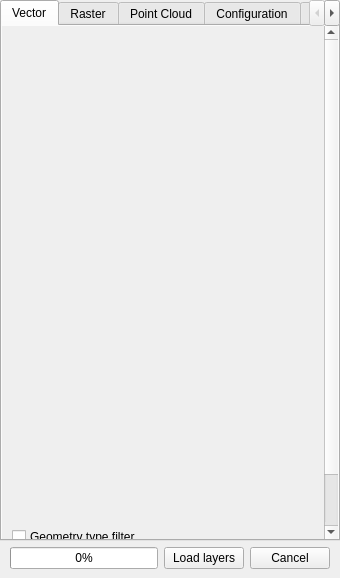
<?xml version="1.0" encoding="UTF-8"?>
<ui version="4.0">
 <class>DockWidget</class>
 <widget class="QDockWidget" name="DockWidget">
  <property name="geometry">
   <rect>
    <x>0</x>
    <y>0</y>
    <width>340</width>
    <height>578</height>
   </rect>
  </property>
  <property name="floating">
   <bool>false</bool>
  </property>
  <property name="allowedAreas">
   <set>Qt::LeftDockWidgetArea|Qt::RightDockWidgetArea</set>
  </property>
  <property name="windowTitle">
   <string>Load Them All</string>
  </property>
  <widget class="QWidget" name="dockWidgetContents">
   <layout class="QGridLayout" name="gridLayout_8">
    <property name="leftMargin">
     <number>0</number>
    </property>
    <property name="topMargin">
     <number>0</number>
    </property>
    <property name="rightMargin">
     <number>0</number>
    </property>
    <item row="0" column="0">
     <widget class="QTabWidget" name="tabWidget">
      <property name="maximumSize">
       <size>
        <width>16777215</width>
        <height>16777215</height>
       </size>
      </property>
      <property name="currentIndex">
       <number>0</number>
      </property>
      <widget class="QWidget" name="tabVector">
       <attribute name="title">
        <string>Vector</string>
       </attribute>
       <layout class="QGridLayout" name="gridLayout_6">
        <property name="leftMargin">
         <number>0</number>
        </property>
        <property name="topMargin">
         <number>0</number>
        </property>
        <property name="rightMargin">
         <number>0</number>
        </property>
        <property name="bottomMargin">
         <number>0</number>
        </property>
        <item row="0" column="0">
         <widget class="QScrollArea" name="scrollArea">
          <property name="frameShape">
           <enum>QFrame::NoFrame</enum>
          </property>
          <property name="horizontalScrollBarPolicy">
           <enum>Qt::ScrollBarAlwaysOff</enum>
          </property>
          <property name="widgetResizable">
           <bool>true</bool>
          </property>
          <widget class="QWidget" name="scrollAreaWidgetContents">
           <property name="geometry">
            <rect>
             <x>0</x>
             <y>0</y>
             <width>322</width>
             <height>579</height>
            </rect>
           </property>
           <layout class="QGridLayout" name="gridLayout">
            <item row="0" column="0">
             <widget class="QStackedWidget" name="stackedWidgetVector">
              <property name="minimumSize">
               <size>
                <width>0</width>
                <height>488</height>
               </size>
              </property>
              <widget class="QWidget" name="page"/>
              <widget class="QWidget" name="page_2"/>
             </widget>
            </item>
            <item row="1" column="0">
             <widget class="QGroupBox" name="groupBoxGeometryTypeFilter">
              <property name="toolTip">
               <string/>
              </property>
              <property name="title">
               <string>Geometry type filter</string>
              </property>
              <property name="checkable">
               <bool>true</bool>
              </property>
              <property name="checked">
               <bool>false</bool>
              </property>
              <layout class="QGridLayout" name="gridLayout_2">
               <property name="leftMargin">
                <number>9</number>
               </property>
               <property name="topMargin">
                <number>9</number>
               </property>
               <property name="bottomMargin">
                <number>9</number>
               </property>
               <item row="0" column="3">
                <widget class="QCheckBox" name="chkPolygon">
                 <property name="text">
                  <string>Polygon</string>
                 </property>
                </widget>
               </item>
               <item row="0" column="1">
                <widget class="QCheckBox" name="chkPoint">
                 <property name="text">
                  <string>Point</string>
                 </property>
                </widget>
               </item>
               <item row="0" column="2">
                <widget class="QCheckBox" name="chkLine">
                 <property name="text">
                  <string>Line</string>
                 </property>
                </widget>
               </item>
               <item row="0" column="0">
                <spacer name="horizontalSpacer">
                 <property name="orientation">
                  <enum>Qt::Horizontal</enum>
                 </property>
                 <property name="sizeType">
                  <enum>QSizePolicy::Fixed</enum>
                 </property>
                 <property name="sizeHint" stdset="0">
                  <size>
                   <width>30</width>
                   <height>20</height>
                  </size>
                 </property>
                </spacer>
               </item>
              </layout>
             </widget>
            </item>
           </layout>
          </widget>
         </widget>
        </item>
       </layout>
      </widget>
      <widget class="QWidget" name="tabRaster">
       <attribute name="title">
        <string>Raster</string>
       </attribute>
       <layout class="QVBoxLayout" name="verticalLayout_5">
        <property name="leftMargin">
         <number>0</number>
        </property>
        <property name="topMargin">
         <number>0</number>
        </property>
        <property name="rightMargin">
         <number>0</number>
        </property>
        <property name="bottomMargin">
         <number>0</number>
        </property>
        <item>
         <widget class="QScrollArea" name="scrollArea_2">
          <property name="frameShape">
           <enum>QFrame::NoFrame</enum>
          </property>
          <property name="horizontalScrollBarPolicy">
           <enum>Qt::ScrollBarAlwaysOff</enum>
          </property>
          <property name="widgetResizable">
           <bool>true</bool>
          </property>
          <widget class="QWidget" name="scrollAreaWidgetContents_4">
           <property name="geometry">
            <rect>
             <x>0</x>
             <y>0</y>
             <width>322</width>
             <height>608</height>
            </rect>
           </property>
           <layout class="QGridLayout" name="gridLayout_11">
            <item row="0" column="0">
             <widget class="QStackedWidget" name="stackedWidgetRaster">
              <property name="minimumSize">
               <size>
                <width>0</width>
                <height>488</height>
               </size>
              </property>
              <widget class="QWidget" name="page_7"/>
              <widget class="QWidget" name="page_8"/>
             </widget>
            </item>
            <item row="1" column="0">
             <widget class="QGroupBox" name="groupBoxRasterTypeFilter">
              <property name="title">
               <string>Raster type filter</string>
              </property>
              <property name="checkable">
               <bool>true</bool>
              </property>
              <property name="checked">
               <bool>false</bool>
              </property>
              <layout class="QGridLayout" name="gridLayout_10">
               <property name="leftMargin">
                <number>10</number>
               </property>
               <property name="topMargin">
                <number>9</number>
               </property>
               <property name="bottomMargin">
                <number>9</number>
               </property>
               <item row="0" column="0">
                <widget class="QCheckBox" name="chkGray">
                 <property name="text">
                  <string>Gray or Undefined</string>
                 </property>
                </widget>
               </item>
               <item row="0" column="1">
                <widget class="QCheckBox" name="chkPalette">
                 <property name="text">
                  <string>Palette</string>
                 </property>
                </widget>
               </item>
               <item row="1" column="0">
                <widget class="QCheckBox" name="chkMultiband">
                 <property name="text">
                  <string>Multiband</string>
                 </property>
                </widget>
               </item>
               <item row="1" column="1">
                <widget class="QCheckBox" name="chkColorLayer">
                 <property name="text">
                  <string>Color Layer</string>
                 </property>
                </widget>
               </item>
              </layout>
             </widget>
            </item>
           </layout>
          </widget>
         </widget>
        </item>
       </layout>
      </widget>
      <widget class="QWidget" name="tabPointCloud">
       <attribute name="title">
        <string>Point Cloud</string>
       </attribute>
       <layout class="QVBoxLayout" name="verticalLayout_5">
        <property name="leftMargin">
         <number>0</number>
        </property>
        <property name="topMargin">
         <number>0</number>
        </property>
        <property name="rightMargin">
         <number>0</number>
        </property>
        <property name="bottomMargin">
         <number>0</number>
        </property>
        <item>
         <widget class="QScrollArea" name="scrollArea_2">
          <property name="frameShape">
           <enum>QFrame::NoFrame</enum>
          </property>
          <property name="horizontalScrollBarPolicy">
           <enum>Qt::ScrollBarAlwaysOff</enum>
          </property>
          <property name="widgetResizable">
           <bool>true</bool>
          </property>
          <widget class="QWidget" name="scrollAreaWidgetContents_4">
           <property name="geometry">
            <rect>
             <x>0</x>
             <y>0</y>
             <width>322</width>
             <height>556</height>
            </rect>
           </property>
           <layout class="QGridLayout" name="gridLayout_11">
            <item row="0" column="0">
             <widget class="QStackedWidget" name="stackedWidgetPointCloud">
              <property name="minimumSize">
               <size>
                <width>0</width>
                <height>488</height>
               </size>
              </property>
              <widget class="QWidget" name="page_7"/>
              <widget class="QWidget" name="page_8"/>
             </widget>
            </item>
            <item row="1" column="0">
             <widget class="QGroupBox" name="groupBoxPointCloudsCrs">
              <property name="enabled">
               <bool>true</bool>
              </property>
              <property name="title">
               <string>Set CRS to all Point Cloud Layers</string>
              </property>
              <property name="checkable">
               <bool>true</bool>
              </property>
              <property name="checked">
               <bool>false</bool>
              </property>
              <layout class="QGridLayout" name="gridLayout_10">
               <property name="leftMargin">
                <number>10</number>
               </property>
               <property name="topMargin">
                <number>9</number>
               </property>
               <property name="bottomMargin">
                <number>9</number>
               </property>
               <item row="0" column="0">
                <widget class="QgsProjectionSelectionWidget" name="pointCloudCrs" native="true"/>
               </item>
              </layout>
             </widget>
            </item>
           </layout>
          </widget>
         </widget>
        </item>
       </layout>
      </widget>
      <widget class="QWidget" name="tabConfiguration">
       <property name="sizePolicy">
        <sizepolicy hsizetype="Expanding" vsizetype="Expanding">
         <horstretch>0</horstretch>
         <verstretch>0</verstretch>
        </sizepolicy>
       </property>
       <attribute name="title">
        <string>Configuration</string>
       </attribute>
       <layout class="QGridLayout" name="gridLayout_4">
        <property name="leftMargin">
         <number>0</number>
        </property>
        <property name="topMargin">
         <number>0</number>
        </property>
        <property name="rightMargin">
         <number>0</number>
        </property>
        <property name="bottomMargin">
         <number>0</number>
        </property>
        <property name="horizontalSpacing">
         <number>6</number>
        </property>
        <item row="0" column="0">
         <widget class="QScrollArea" name="scrollArea_3">
          <property name="frameShape">
           <enum>QFrame::NoFrame</enum>
          </property>
          <property name="horizontalScrollBarPolicy">
           <enum>Qt::ScrollBarAlwaysOff</enum>
          </property>
          <property name="widgetResizable">
           <bool>true</bool>
          </property>
          <property name="alignment">
           <set>Qt::AlignCenter</set>
          </property>
          <widget class="QWidget" name="scrollAreaWidgetContents_2">
           <property name="geometry">
            <rect>
             <x>0</x>
             <y>0</y>
             <width>348</width>
             <height>529</height>
            </rect>
           </property>
           <property name="sizePolicy">
            <sizepolicy hsizetype="Expanding" vsizetype="Expanding">
             <horstretch>0</horstretch>
             <verstretch>0</verstretch>
            </sizepolicy>
           </property>
           <layout class="QGridLayout" name="gridLayout_3">
            <property name="topMargin">
             <number>9</number>
            </property>
            <item row="0" column="0">
             <layout class="QGridLayout" name="gridLayout_14">
              <property name="leftMargin">
               <number>6</number>
              </property>
              <property name="topMargin">
               <number>0</number>
              </property>
              <property name="rightMargin">
               <number>0</number>
              </property>
              <property name="bottomMargin">
               <number>0</number>
              </property>
              <item row="14" column="0">
               <spacer name="verticalSpacer_2">
                <property name="orientation">
                 <enum>Qt::Vertical</enum>
                </property>
                <property name="sizeType">
                 <enum>QSizePolicy::Preferred</enum>
                </property>
                <property name="sizeHint" stdset="0">
                 <size>
                  <width>20</width>
                  <height>13</height>
                 </size>
                </property>
               </spacer>
              </item>
              <item row="7" column="0">
               <widget class="QCheckBox" name="chkCaseInsensitive">
                <property name="sizePolicy">
                 <sizepolicy hsizetype="Minimum" vsizetype="Expanding">
                  <horstretch>0</horstretch>
                  <verstretch>0</verstretch>
                 </sizepolicy>
                </property>
                <property name="text">
                 <string>Ignore case in the alphanumeric filter</string>
                </property>
                <property name="checked">
                 <bool>true</bool>
                </property>
               </widget>
              </item>
              <item row="9" column="0">
               <widget class="QCheckBox" name="chkStyles">
                <property name="toolTip">
                 <string>When checked, if groups are checked and a QML is found inside a layer folder with the
same folder name (e.g., my_group.qml), it will be applied to all layers inside that group.</string>
                </property>
                <property name="text">
                 <string>Apply group style to layers</string>
                </property>
               </widget>
              </item>
              <item row="10" column="0">
               <spacer name="verticalSpacer_11">
                <property name="orientation">
                 <enum>Qt::Vertical</enum>
                </property>
                <property name="sizeHint" stdset="0">
                 <size>
                  <width>20</width>
                  <height>40</height>
                 </size>
                </property>
               </spacer>
              </item>
              <item row="6" column="0">
               <layout class="QHBoxLayout" name="horizontalLayout_3">
                <item>
                 <spacer name="horizontalSpacer_5">
                  <property name="orientation">
                   <enum>Qt::Horizontal</enum>
                  </property>
                  <property name="sizeType">
                   <enum>QSizePolicy::Fixed</enum>
                  </property>
                  <property name="sizeHint" stdset="0">
                   <size>
                    <width>25</width>
                    <height>10</height>
                   </size>
                  </property>
                 </spacer>
                </item>
                <item>
                 <widget class="QCheckBox" name="chkReverseSort">
                  <property name="sizePolicy">
                   <sizepolicy hsizetype="Minimum" vsizetype="Expanding">
                    <horstretch>0</horstretch>
                    <verstretch>0</verstretch>
                   </sizepolicy>
                  </property>
                  <property name="text">
                   <string>Reverse sort order</string>
                  </property>
                 </widget>
                </item>
               </layout>
              </item>
              <item row="11" column="0">
               <widget class="QGroupBox" name="groupBox_2">
                <property name="sizePolicy">
                 <sizepolicy hsizetype="Preferred" vsizetype="MinimumExpanding">
                  <horstretch>0</horstretch>
                  <verstretch>0</verstretch>
                 </sizepolicy>
                </property>
                <property name="title">
                 <string>SubLayers</string>
                </property>
                <layout class="QGridLayout" name="gridLayout_13">
                 <item row="0" column="0">
                  <widget class="QCheckBox" name="chkSearchParentLayer">
                   <property name="text">
                    <string>Include parent in search</string>
                   </property>
                  </widget>
                 </item>
                 <item row="1" column="0">
                  <widget class="QCheckBox" name="chkAddParentLayerName">
                   <property name="text">
                    <string>Include parent name in loaded sublayers</string>
                   </property>
                   <property name="checked">
                    <bool>true</bool>
                   </property>
                  </widget>
                 </item>
                </layout>
               </widget>
              </item>
              <item row="4" column="0">
               <widget class="QCheckBox" name="chkDoNotEmpty">
                <property name="sizePolicy">
                 <sizepolicy hsizetype="Minimum" vsizetype="Expanding">
                  <horstretch>0</horstretch>
                  <verstretch>0</verstretch>
                 </sizepolicy>
                </property>
                <property name="text">
                 <string>Do not load empty vector layers </string>
                </property>
                <property name="checked">
                 <bool>true</bool>
                </property>
               </widget>
              </item>
              <item row="5" column="0">
               <widget class="QCheckBox" name="chkSort">
                <property name="sizePolicy">
                 <sizepolicy hsizetype="Minimum" vsizetype="Expanding">
                  <horstretch>0</horstretch>
                  <verstretch>0</verstretch>
                 </sizepolicy>
                </property>
                <property name="text">
                 <string>Sort loaded layers by name</string>
                </property>
                <property name="checked">
                 <bool>true</bool>
                </property>
               </widget>
              </item>
              <item row="1" column="0">
               <widget class="QCheckBox" name="chkGroups">
                <property name="sizePolicy">
                 <sizepolicy hsizetype="Preferred" vsizetype="Expanding">
                  <horstretch>0</horstretch>
                  <verstretch>0</verstretch>
                 </sizepolicy>
                </property>
                <property name="maximumSize">
                 <size>
                  <width>16777215</width>
                  <height>16777215</height>
                 </size>
                </property>
                <property name="text">
                 <string>Create groups based on directories' names</string>
                </property>
                <property name="checked">
                 <bool>true</bool>
                </property>
               </widget>
              </item>
              <item row="8" column="0">
               <widget class="QCheckBox" name="chkAccentInsensitive">
                <property name="sizePolicy">
                 <sizepolicy hsizetype="Minimum" vsizetype="Expanding">
                  <horstretch>0</horstretch>
                  <verstretch>0</verstretch>
                 </sizepolicy>
                </property>
                <property name="toolTip">
                 <string>This option requires the Python lib 'unidecode'</string>
                </property>
                <property name="text">
                 <string>Ignore accents in the alphanumeric filter</string>
                </property>
                <property name="checked">
                 <bool>false</bool>
                </property>
               </widget>
              </item>
              <item row="3" column="0">
               <widget class="QCheckBox" name="chkLayersOff">
                <property name="sizePolicy">
                 <sizepolicy hsizetype="Minimum" vsizetype="Expanding">
                  <horstretch>0</horstretch>
                  <verstretch>0</verstretch>
                 </sizepolicy>
                </property>
                <property name="maximumSize">
                 <size>
                  <width>16777215</width>
                  <height>16777215</height>
                 </size>
                </property>
                <property name="text">
                 <string>Turn off the loaded layers</string>
                </property>
                <property name="checked">
                 <bool>true</bool>
                </property>
               </widget>
              </item>
              <item row="0" column="0">
               <spacer name="verticalSpacer">
                <property name="orientation">
                 <enum>Qt::Vertical</enum>
                </property>
                <property name="sizeType">
                 <enum>QSizePolicy::Preferred</enum>
                </property>
                <property name="sizeHint" stdset="0">
                 <size>
                  <width>20</width>
                  <height>13</height>
                 </size>
                </property>
               </spacer>
              </item>
              <item row="13" column="0">
               <widget class="QGroupBox" name="groupBox">
                <property name="minimumSize">
                 <size>
                  <width>0</width>
                  <height>60</height>
                 </size>
                </property>
                <property name="maximumSize">
                 <size>
                  <width>16777215</width>
                  <height>100</height>
                 </size>
                </property>
                <property name="title">
                 <string/>
                </property>
                <layout class="QGridLayout" name="gridLayout_5">
                 <item row="0" column="0">
                  <layout class="QHBoxLayout" name="horizontalLayout_2" stretch="1,1">
                   <property name="spacing">
                    <number>6</number>
                   </property>
                   <property name="topMargin">
                    <number>0</number>
                   </property>
                   <item>
                    <widget class="QLineEdit" name="txtNumLayersToConfirm">
                     <property name="maximumSize">
                      <size>
                       <width>50</width>
                       <height>25</height>
                      </size>
                     </property>
                     <property name="text">
                      <string>50</string>
                     </property>
                    </widget>
                   </item>
                   <item>
                    <widget class="QLabel" name="label_6">
                     <property name="minimumSize">
                      <size>
                       <width>0</width>
                       <height>0</height>
                      </size>
                     </property>
                     <property name="font">
                      <font>
                       <pointsize>9</pointsize>
                      </font>
                     </property>
                     <property name="text">
                      <string>Number of layers to show you a confirmation dialog before the load</string>
                     </property>
                     <property name="alignment">
                      <set>Qt::AlignLeading|Qt::AlignLeft|Qt::AlignVCenter</set>
                     </property>
                     <property name="wordWrap">
                      <bool>true</bool>
                     </property>
                    </widget>
                   </item>
                  </layout>
                 </item>
                </layout>
               </widget>
              </item>
              <item row="2" column="0">
               <widget class="QCheckBox" name="chkSearchInZIPs">
                <property name="toolTip">
                 <string>&lt;html&gt;&lt;head/&gt;&lt;body&gt;&lt;p&gt;Supported compressed files:&lt;/p&gt;&lt;p&gt;ZIP, Gzip (.gz), 7zip (.7z), TAR, and RAR.&lt;/p&gt;&lt;p&gt;&lt;br/&gt;&lt;/p&gt;&lt;p&gt;&lt;span style=&quot; font-style:italic;&quot;&gt;For 7zip: Module 'py7zr' is required.&lt;/span&gt;&lt;/p&gt;&lt;p&gt;&lt;span style=&quot; font-style:italic;&quot;&gt;For RAR: Module 'rarfile' is required.&lt;/span&gt;&lt;/p&gt;&lt;/body&gt;&lt;/html&gt;</string>
                </property>
                <property name="text">
                 <string>Also search inside compressed files</string>
                </property>
               </widget>
              </item>
             </layout>
            </item>
           </layout>
          </widget>
         </widget>
        </item>
       </layout>
      </widget>
      <widget class="QWidget" name="tabAbout">
       <attribute name="title">
        <string>About</string>
       </attribute>
       <layout class="QGridLayout" name="gridLayout_7">
        <property name="leftMargin">
         <number>0</number>
        </property>
        <property name="topMargin">
         <number>0</number>
        </property>
        <property name="rightMargin">
         <number>0</number>
        </property>
        <property name="bottomMargin">
         <number>0</number>
        </property>
        <property name="spacing">
         <number>6</number>
        </property>
        <item row="0" column="0">
         <widget class="QScrollArea" name="scrollArea_4">
          <property name="frameShape">
           <enum>QFrame::NoFrame</enum>
          </property>
          <property name="lineWidth">
           <number>1</number>
          </property>
          <property name="horizontalScrollBarPolicy">
           <enum>Qt::ScrollBarAlwaysOff</enum>
          </property>
          <property name="widgetResizable">
           <bool>true</bool>
          </property>
          <widget class="QWidget" name="scrollAreaWidgetContents_3">
           <property name="geometry">
            <rect>
             <x>0</x>
             <y>0</y>
             <width>358</width>
             <height>486</height>
            </rect>
           </property>
           <layout class="QGridLayout" name="gridLayout_12">
            <item row="0" column="0">
             <spacer name="verticalSpacer_5">
              <property name="orientation">
               <enum>Qt::Vertical</enum>
              </property>
              <property name="sizeHint" stdset="0">
               <size>
                <width>20</width>
                <height>15</height>
               </size>
              </property>
             </spacer>
            </item>
            <item row="1" column="0">
             <widget class="QLabel" name="label_4">
              <property name="text">
               <string>The &lt;i&gt;Load Them All&lt;/i&gt; plugin allows you to load at the same time a number of layers stored in a directory structure, based on a variety of filters you may customize.</string>
              </property>
              <property name="scaledContents">
               <bool>false</bool>
              </property>
              <property name="alignment">
               <set>Qt::AlignCenter</set>
              </property>
              <property name="wordWrap">
               <bool>true</bool>
              </property>
              <property name="textInteractionFlags">
               <set>Qt::LinksAccessibleByMouse|Qt::TextSelectableByKeyboard|Qt::TextSelectableByMouse</set>
              </property>
             </widget>
            </item>
            <item row="2" column="0">
             <spacer name="verticalSpacer_8">
              <property name="orientation">
               <enum>Qt::Vertical</enum>
              </property>
              <property name="sizeHint" stdset="0">
               <size>
                <width>20</width>
                <height>20</height>
               </size>
              </property>
             </spacer>
            </item>
            <item row="3" column="0">
             <layout class="QGridLayout" name="gridLayout_9">
              <item row="0" column="0">
               <spacer name="horizontalSpacer_4">
                <property name="orientation">
                 <enum>Qt::Horizontal</enum>
                </property>
                <property name="sizeHint" stdset="0">
                 <size>
                  <width>40</width>
                  <height>20</height>
                 </size>
                </property>
               </spacer>
              </item>
              <item row="0" column="1">
               <widget class="QPushButton" name="btnHelp">
                <property name="text">
                 <string>Help</string>
                </property>
               </widget>
              </item>
              <item row="0" column="2">
               <spacer name="horizontalSpacer_3">
                <property name="orientation">
                 <enum>Qt::Horizontal</enum>
                </property>
                <property name="sizeHint" stdset="0">
                 <size>
                  <width>40</width>
                  <height>20</height>
                 </size>
                </property>
               </spacer>
              </item>
             </layout>
            </item>
            <item row="4" column="0">
             <spacer name="verticalSpacer_6">
              <property name="orientation">
               <enum>Qt::Vertical</enum>
              </property>
              <property name="sizeHint" stdset="0">
               <size>
                <width>20</width>
                <height>20</height>
               </size>
              </property>
             </spacer>
            </item>
            <item row="5" column="0">
             <widget class="QLabel" name="label_5">
              <property name="minimumSize">
               <size>
                <width>0</width>
                <height>40</height>
               </size>
              </property>
              <property name="font">
               <font>
                <family>Sans Serif</family>
                <pointsize>10</pointsize>
                <weight>50</weight>
                <italic>false</italic>
                <bold>false</bold>
               </font>
              </property>
              <property name="styleSheet">
               <string notr="true">font:10pt &quot;Sans Serif&quot;;</string>
              </property>
              <property name="text">
               <string>&lt;html&gt;&lt;head/&gt;&lt;body&gt;&lt;p&gt;Feel free to report bugs, suggest improvements or say hello at gcarrillo@linuxmail.org or directly at the &lt;a href=&quot;https://github.com/gacarrillor/loadthemall&quot;&gt;&lt;span style=&quot; text-decoration: underline; color:#0000ff;&quot;&gt;GitHub repository&lt;/span&gt;&lt;/a&gt;&lt;/p&gt;&lt;/body&gt;&lt;/html&gt;</string>
              </property>
              <property name="alignment">
               <set>Qt::AlignCenter</set>
              </property>
              <property name="wordWrap">
               <bool>true</bool>
              </property>
              <property name="openExternalLinks">
               <bool>true</bool>
              </property>
              <property name="textInteractionFlags">
               <set>Qt::LinksAccessibleByKeyboard|Qt::LinksAccessibleByMouse|Qt::TextBrowserInteraction|Qt::TextSelectableByKeyboard|Qt::TextSelectableByMouse</set>
              </property>
             </widget>
            </item>
            <item row="6" column="0">
             <spacer name="verticalSpacer_7">
              <property name="orientation">
               <enum>Qt::Vertical</enum>
              </property>
              <property name="sizeHint" stdset="0">
               <size>
                <width>20</width>
                <height>20</height>
               </size>
              </property>
             </spacer>
            </item>
            <item row="7" column="0">
             <layout class="QHBoxLayout" name="horizontalLayout_4">
              <item>
               <spacer name="horizontalSpacer_2">
                <property name="orientation">
                 <enum>Qt::Horizontal</enum>
                </property>
                <property name="sizeHint" stdset="0">
                 <size>
                  <width>40</width>
                  <height>20</height>
                 </size>
                </property>
               </spacer>
              </item>
              <item>
               <widget class="QLabel" name="label_2">
                <property name="maximumSize">
                 <size>
                  <width>85</width>
                  <height>16777215</height>
                 </size>
                </property>
                <property name="text">
                 <string/>
                </property>
                <property name="pixmap">
                 <pixmap resource="../resources/resources.qrc">:/plugins/loadthemall/logo_80x94.png</pixmap>
                </property>
               </widget>
              </item>
              <item>
               <layout class="QVBoxLayout" name="verticalLayout_3">
                <property name="spacing">
                 <number>0</number>
                </property>
                <property name="sizeConstraint">
                 <enum>QLayout::SetDefaultConstraint</enum>
                </property>
                <property name="leftMargin">
                 <number>9</number>
                </property>
                <item>
                 <spacer name="verticalSpacer_3">
                  <property name="orientation">
                   <enum>Qt::Vertical</enum>
                  </property>
                  <property name="sizeHint" stdset="0">
                   <size>
                    <width>20</width>
                    <height>20</height>
                   </size>
                  </property>
                 </spacer>
                </item>
                <item>
                 <widget class="QLabel" name="label">
                  <property name="minimumSize">
                   <size>
                    <width>230</width>
                    <height>0</height>
                   </size>
                  </property>
                  <property name="font">
                   <font>
                    <family>Sans Serif</family>
                    <pointsize>8</pointsize>
                    <weight>50</weight>
                    <italic>false</italic>
                    <bold>false</bold>
                   </font>
                  </property>
                  <property name="styleSheet">
                   <string notr="true">font: 8pt &quot;Sans Serif&quot;;</string>
                  </property>
                  <property name="text">
                   <string>Copyright (C) 2010-2023 Germán Carrillo</string>
                  </property>
                  <property name="wordWrap">
                   <bool>false</bool>
                  </property>
                  <property name="textInteractionFlags">
                   <set>Qt::LinksAccessibleByMouse|Qt::TextSelectableByKeyboard|Qt::TextSelectableByMouse</set>
                  </property>
                 </widget>
                </item>
                <item>
                 <widget class="QLabel" name="label_3">
                  <property name="font">
                   <font>
                    <family>Sans Serif</family>
                    <pointsize>8</pointsize>
                    <weight>50</weight>
                    <italic>false</italic>
                    <bold>false</bold>
                   </font>
                  </property>
                  <property name="styleSheet">
                   <string notr="true">font: 8pt &quot;Sans Serif&quot;;</string>
                  </property>
                  <property name="text">
                   <string>&lt;i&gt;Licensed under the terms of GNU GPL 2&lt;/i&gt;</string>
                  </property>
                  <property name="wordWrap">
                   <bool>true</bool>
                  </property>
                  <property name="textInteractionFlags">
                   <set>Qt::LinksAccessibleByMouse|Qt::TextSelectableByKeyboard|Qt::TextSelectableByMouse</set>
                  </property>
                 </widget>
                </item>
                <item>
                 <spacer name="verticalSpacer_9">
                  <property name="orientation">
                   <enum>Qt::Vertical</enum>
                  </property>
                  <property name="sizeType">
                   <enum>QSizePolicy::Maximum</enum>
                  </property>
                  <property name="sizeHint" stdset="0">
                   <size>
                    <width>20</width>
                    <height>20</height>
                   </size>
                  </property>
                 </spacer>
                </item>
                <item>
                 <widget class="QLabel" name="label_7">
                  <property name="font">
                   <font>
                    <family>Sans Serif</family>
                    <pointsize>8</pointsize>
                    <weight>50</weight>
                    <italic>false</italic>
                    <bold>false</bold>
                   </font>
                  </property>
                  <property name="styleSheet">
                   <string notr="true">font: 8pt &quot;Sans Serif&quot;;</string>
                  </property>
                  <property name="text">
                   <string>&lt;html&gt;&lt;head/&gt;&lt;body&gt;&lt;p&gt;&lt;span style=&quot; font-style:italic;&quot;&gt;Code contributors:&lt;/span&gt;&lt;br/&gt;&lt;br/&gt;&amp;nbsp;&amp;nbsp;&amp;nbsp;&amp;nbsp;David Bakeman (v2.1 and v2.4)&lt;br/&gt;&amp;nbsp;&amp;nbsp;&amp;nbsp;&amp;nbsp;Soeren Gebbert (v2.3)&lt;br/&gt;&amp;nbsp;&amp;nbsp;&amp;nbsp;&amp;nbsp;Jean Hemmi (v3.1 &amp;amp; French transl.)&lt;br/&gt;&amp;nbsp;&amp;nbsp;&amp;nbsp;&amp;nbsp;Guillaume Lostis (v3.3)&lt;br/&gt;&amp;nbsp;&amp;nbsp;&amp;nbsp;&amp;nbsp;Jan Caha (v3.5)&lt;/p&gt;&lt;/body&gt;&lt;/html&gt;</string>
                  </property>
                  <property name="wordWrap">
                   <bool>true</bool>
                  </property>
                  <property name="textInteractionFlags">
                   <set>Qt::LinksAccessibleByMouse|Qt::TextSelectableByKeyboard|Qt::TextSelectableByMouse</set>
                  </property>
                 </widget>
                </item>
                <item>
                 <spacer name="verticalSpacer_4">
                  <property name="orientation">
                   <enum>Qt::Vertical</enum>
                  </property>
                  <property name="sizeHint" stdset="0">
                   <size>
                    <width>20</width>
                    <height>20</height>
                   </size>
                  </property>
                 </spacer>
                </item>
               </layout>
              </item>
              <item>
               <spacer name="horizontalSpacer_8">
                <property name="orientation">
                 <enum>Qt::Horizontal</enum>
                </property>
                <property name="sizeHint" stdset="0">
                 <size>
                  <width>40</width>
                  <height>20</height>
                 </size>
                </property>
               </spacer>
              </item>
             </layout>
            </item>
            <item row="8" column="0">
             <spacer name="verticalSpacer_10">
              <property name="orientation">
               <enum>Qt::Vertical</enum>
              </property>
              <property name="sizeHint" stdset="0">
               <size>
                <width>20</width>
                <height>5</height>
               </size>
              </property>
             </spacer>
            </item>
           </layout>
          </widget>
         </widget>
        </item>
       </layout>
      </widget>
     </widget>
    </item>
    <item row="1" column="0">
     <layout class="QHBoxLayout" name="horizontalLayout">
      <item>
       <spacer name="horizontalSpacer_6">
        <property name="orientation">
         <enum>Qt::Horizontal</enum>
        </property>
        <property name="sizeType">
         <enum>QSizePolicy::Fixed</enum>
        </property>
        <property name="sizeHint" stdset="0">
         <size>
          <width>10</width>
          <height>20</height>
         </size>
        </property>
       </spacer>
      </item>
      <item>
       <widget class="QProgressBar" name="progressBar">
        <property name="value">
         <number>0</number>
        </property>
       </widget>
      </item>
      <item>
       <widget class="QPushButton" name="btnLoadLayers">
        <property name="text">
         <string>Load layers</string>
        </property>
       </widget>
      </item>
      <item>
       <widget class="QPushButton" name="btnCancel">
        <property name="text">
         <string>Cancel</string>
        </property>
       </widget>
      </item>
      <item>
       <spacer name="horizontalSpacer_7">
        <property name="orientation">
         <enum>Qt::Horizontal</enum>
        </property>
        <property name="sizeType">
         <enum>QSizePolicy::Fixed</enum>
        </property>
        <property name="sizeHint" stdset="0">
         <size>
          <width>10</width>
          <height>20</height>
         </size>
        </property>
       </spacer>
      </item>
     </layout>
    </item>
   </layout>
  </widget>
 </widget>
 <customwidgets>
  <customwidget>
   <class>QgsProjectionSelectionWidget</class>
   <extends>QWidget</extends>
   <header>qgsprojectionselectionwidget.h</header>
  </customwidget>
 </customwidgets>
 <connections/>
</ui>
